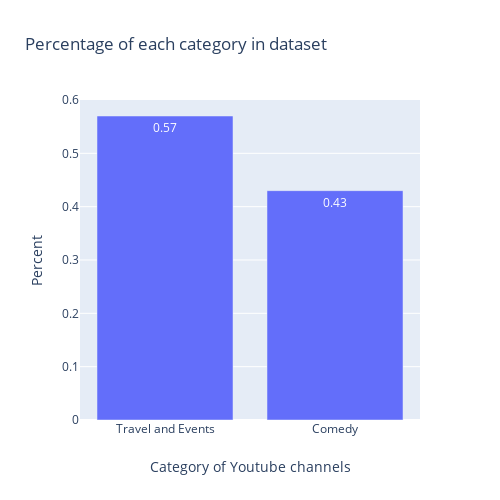

Write notebook code for a chart like this one.
### Code cell
get_percentage(['Travel and Events', 'Comedy'], [0.57, 0.43],
               "Percentage of each category in dataset",
              "Category of Youtube channels", "Percent")

### Figure 1 — Plotly figure (JSON) as saved in the notebook; plotly's stock layout.template omitted (floating-point values rounded to 4 significant figures)
{"data": [{"text": ["0.57", "0.43"], "textposition": "auto", "type": "bar", "x": ["Travel and Events", "Comedy"], "y": [0.57, 0.43]}], "layout": {"autosize": false, "height": 500, "title": {"text": "Percentage of each category in dataset"}, "width": 500, "xaxis": {"title": {"text": "Category of Youtube channels"}}, "yaxis": {"title": {"text": "Percent"}}}}
